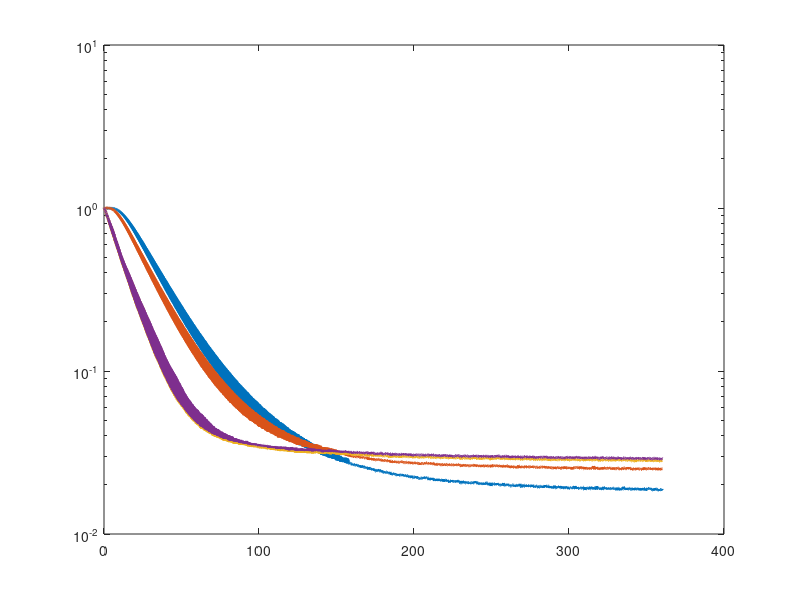
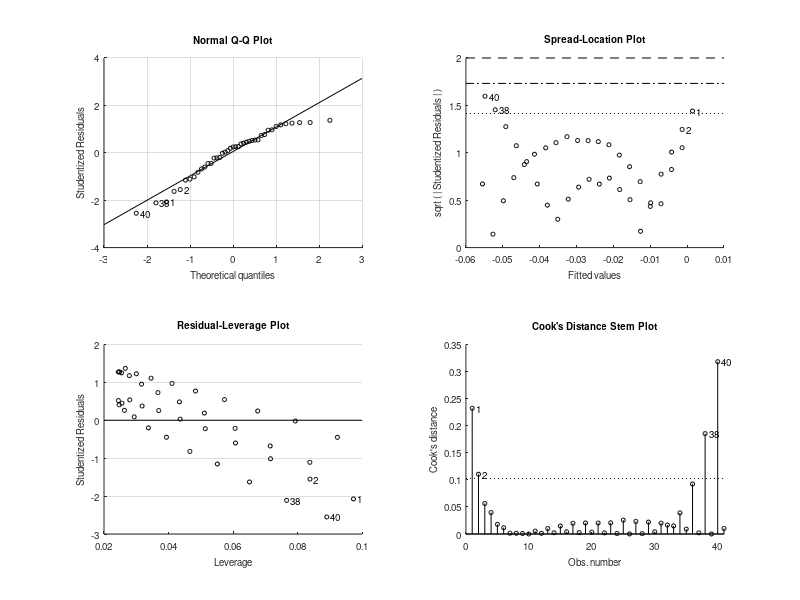

MATLAB code for these plots, in order: (Note: this script raises an error after producing the figures.)
function Heat_Conduction_Lab()
close all
clear all
clc

load('SphereData.mat')

%%%  --->  Data Analysis For all Four Trials  <---  %%%
% time_heat = [];
% theta_heat = [];
% lumped_cu_heat = [];
% T_heat = [];
% T_Center_Codel_heat = [];
% T_Surface_Model_heat = [];
% lumped_ss_heat = [];
% 
% time_cool = [];
% theta_cool = [];
% lumped_cu_cool = [];
% T_cool = [];
% T_Center_Codel_cool = [];
% T_Surface_Model_cool = [];
% lumped_ss_cool = [];


% for trial = 1:length(sphere_data)
%     
%     
% end

[t_heating,order_h] = sort([sphere_data(1).time;sphere_data(3).time]);
[t_cooling,order_c] = sort([sphere_data(2).time;sphere_data(4).time]);

T_heating = [sphere_data(1).ss_cent,sphere_data(1).ss_surf,sphere_data(1).cu_surf,sphere_data(1).cu_cent;
             sphere_data(3).ss_cent,sphere_data(3).ss_surf,sphere_data(3).cu_surf,sphere_data(3).cu_cent];
         
T_cooling = [sphere_data(2).ss_cent,sphere_data(2).ss_surf,sphere_data(2).cu_surf,sphere_data(2).cu_cent;
             sphere_data(4).ss_cent,sphere_data(4).ss_surf,sphere_data(4).cu_surf,sphere_data(4).cu_cent];
    
T_heating = T_heating(order_h,:);
T_cooling = T_cooling(order_c,:);

plot_data(t_heating,T_heating,'Heating')
plot_data(t_cooling,T_cooling,'Cooling')

end


function plot_data(t,T,trial)
% default plotting style
fs = 16;    % font size
ms = 10;    % marker size
lw = 2;     % line width

% load data from struct
% t = sphere_data(trial).time;    % Time (sec)
% T = [sphere_data(trial).ss_cent,sphere_data(trial).ss_surf,sphere_data(trial).cu_surf,sphere_data(trial).cu_cent];    % Sphere temperatures (C)


%%%  --->  Plot the temperature data  <---  %%%
figure
T_i = mean(T(1,:));%60;

fprintf("Ti = %.2f\n",T_i)

if trial == "Heating"
    T_inf = 60.0;
else
    T_inf = 29.2;
end

fprintf("T_inf = %.2f\n",T_inf)

theta = (T - T_inf)./(T_i - T_inf);
semilogy(t,theta,'linewidth',lw)
hold on

theta = log10(theta);

t_crop = t(40:80);
T1_crop = theta(40:80,1);
T2_crop = theta(40:80,2);
T3_crop = theta(40:80,3);
T4_crop = theta(40:80,4);

lin_T1 = fitlm(t_crop,T1_crop,'linear');
b_T1 = table2array(lin_T1.Coefficients(1,'Estimate'));
m_T1 = table2array(lin_T1.Coefficients(2,'Estimate'));

lin_T2 = fitlm(t_crop,T2_crop,'linear');
b_T2 = table2array(lin_T2.Coefficients(1,'Estimate'));
m_T2 = table2array(lin_T2.Coefficients(2,'Estimate'));

lin_T3 = fitlm(t_crop,T3_crop,'linear');
b_T3 = table2array(lin_T3.Coefficients(1,'Estimate'));
m_T3 = table2array(lin_T3.Coefficients(2,'Estimate'));

lin_T4 = fitlm(t_crop,T4_crop,'linear');
b_T4 = table2array(lin_T4.Coefficients(1,'Estimate'));
m_T4 = table2array(lin_T4.Coefficients(2,'Estimate'));


semilogy(t_crop,t_crop.*m_T1+b_T1,'k','LineWidth',2)%,t_crop,t_crop.*m_T2+b_T2,'k',t_crop,t_crop.*m_T3+b_T3,'k',t_crop,t_crop.*m_T4+b_T4,'k')


legend('Steel center','Steel surface','Copper center','Copper surface')
set(gca,'FontSize',fs-2);
xlabel('Time (sec)','Fontsize',fs)
ylabel('Temperature (\circC)','Fontsize',fs)
plot_title = sprintf('Sphere Temperatures : Trial %s',trial);
title(plot_title)


%%%  --->  Fit the copper sphere cooling curves  <---  %%%
figure
%     T_inf = 29.2;
%     T_i = 60.3;
r = 0.023875;   % radius (m)
V = (4/3)*pi*r^3;
As = 4*pi*r^2;
h = 2400; %initial value
rho = 8933; % kg/m^3
cp = 385;   % J/kgK
k = 401; % W/m*k

% Calculations
Bi = h*r/k;
fprintf('The Bi for copper, trial %s: %f\n',trial,Bi)
tau = rho*cp*V/(h*As);  % timne constant (sec)
T_copper = T_inf + (T_i-T_inf)*exp(-t/tau);

% Plot data
plot(t(1:10:end),T(1:10:end,3),'ro','linewidth',lw,'markersize',ms)
hold on
plot(t(1:10:end),T_copper(1:10:end),'linewidth',lw)
hold on

% Plot parameters
cu_title = sprintf('Copper sphere cooling : Trial %s',trial);
title(cu_title,'Fontsize',fs)
xlabel('Time (sec)','Fontsize',fs)
ylabel('Temperature (\circC)','Fontsize',fs)
legend('Center temperature','Lumped, h = 2400 W/m^2K')
set(gca,'FontSize',fs-2);


%h = determine_h(sphere_data(trial).cu_surf,T_i,T_inf,rho,V,As,cp,trial);

%log_dimensionless_temp(t,sphere_data(trial).cu_surf,sphere_data(trial).cu_cent,T_i,T_inf,trial,'Cu')

%lin_fit_logs(t,sphere_data(trial).cu_surf,sphere_data(trial).cu_cent,trial,'SS')

%determine_Bi(t,sphere_data(trial).cu_surf,T_i,T_inf,r,rho,cp,k,trial,'Cu')


%%%  --->  Steel sphere cooling curves  <---  %%%
figure
plot(t(1:10:end),T(1:10:end,1),'ro','linewidth',lw,'markersize',ms)    % plot the center data
hold on
plot(t(1:10:end),T(1:10:end,2),'bs','linewidth',lw,'markersize',ms)    % plot the edge data

h = 1550;   % adjustable guess for h --> 1250 initial value
rho = 8238; % kg/m^3
cp = 468;   % J/kgK
k = 13.4;   % W/mK
alpha = k./(rho*cp);
Bi = h*r/k;
r = 0.023875;   % radius (m)
V = (4/3)*pi*r^3;
As = 4*pi*r^2;
tau = rho*cp*V/(h*As);  % lumped time constant

% Bi number for steel
fprintf("Bi number for SS, trial %s: %f\n",trial,Bi)

% Find the first 15 series terms
clear lambda lambda_new
lambda = linspace(0,50,1000000);
% plot(lambda/pi,cot(lambda))
% hold on
% plot(lambda/pi,(1-Bi)./lambda)
% break

tol = 1e-4;
lambda = lambda(abs(cot(lambda) - (1-Bi)./lambda) < tol);  % find intersections
j = 1;  % index for temporary lambda vector
for i = 1:length(lambda) - 1    % remove duplicates
    if abs(lambda(i)-lambda(i+1)) > tol
        lambda_new(j) = lambda(i);
        j = j+1;
    end
end

lambda = lambda_new;
disp("Lambda:")
disp(lambda)
% length(lambda);      % check that there are 15 values
% plot(lambda,cot(lambda),'rs','linewidth',lw,'markersize',ms)
% ylim([-5 5])
% break


A = 2*(sin(lambda) - lambda.*cos(lambda))./(lambda - sin(lambda).*cos(lambda));
f = sin(0.9*lambda)./(0.9*lambda);    % position function f at the surface r = ro
Fo = alpha*t./r.^2;
T_center_model = ones(size(t)); % pre-allocate
T_surface_model = ones(size(t));

for i = 1:length(t)
    T_center_model(i) = T_inf+(T_i-T_inf)*sum(A.*exp(-lambda.^2*Fo(i)));
    T_surface_model(i) = T_inf+(T_i-T_inf)*sum(A.*exp(-lambda.^2*Fo(i)).*f);
end

% Plot series values
plot(t,T_center_model,'g','linewidth',lw)   % plot the model
hold on
plot(t,T_surface_model,'g','linewidth',lw)   % plot the model
hold on

% Plot lumped capacitance
T_steel = T_inf + (T_i-T_inf)*exp(-t/tau); % lumped
plot(t(1:10:end),T_steel(1:10:end),'b')

% figure properties
xlim([0 max(t)])
ss_title = sprintf('Steel sphere cooling : Trial %s',trial);
title(ss_title,'Fontsize',fs)
xlabel('Time (sec)','Fontsize',fs)
ylabel('Temperature (\circC)','Fontsize',fs)
legend('Center data','Surface data','Center Model','Surface Model','Lumped Capacitence')
set(gca,'FontSize',fs-2);


%log_dimensionless_temp(t,sphere_data(trial).ss_surf,sphere_data(trial).ss_cent,T_i,T_inf,trial,'SS')

%lin_fit_logs(t,sphere_data(trial).ss_surf,sphere_data(trial).ss_cent,trial,'SS')
end

function log_dimensionless_temp(t,T1,T2,T_i,T_inf,trial,material)
T1 = log((T1-T_inf) ./ (T_i-T_inf));
T2 = log((T2-T_inf) ./ (T_i-T_inf));

figure('Name','Dimensionless Temp')
plot(t(1:10:end),T1(1:10:end),'ro',t(1:10:end),T2(1:10:end),'bo')%,t,T_i,t,T_inf)
hold on

t_crop = t(40:200);
T1_crop = T1(40:200);
T2_crop = T2(40:200);

% linear fits
lin_br = fitlm(t_crop,T1_crop,'linear');
b_T1 = table2array(lin_br.Coefficients(1,'Estimate'));
m_T1 = table2array(lin_br.Coefficients(2,'Estimate'));

lin_br = fitlm(t_crop,T2_crop,'linear');
b_T2 = table2array(lin_br.Coefficients(1,'Estimate'));
m_T2 = table2array(lin_br.Coefficients(2,'Estimate'));

% plot(t_crop,T1_crop,'bo',t_crop,T2_crop,'go')
% hold on
if material == "SS"
    t_plot = [t_crop-20:t_crop+100];
else
    t_plot = [t_crop-20:t_crop+50];
end
plot(t_plot,t_plot*m_T1+b_T1,'k',t_plot,t_plot*m_T2+b_T2,'k')

plot_title = sprintf('Log of Dimensionless Temp: %s : Trial %d',material,trial);
title(plot_title)
xlabel('Time (s)','FontSize',16)
ylabel('Temperature (\circC)','FontSize',16)
legend('Surface','Center')
end


function lin_fit_logs(t,T1,T2,trial,material)
t = t(20:40);
T1 = T1(20:40);
T2 = T2(20:40);

% linear fit for brass
lin_br = fitlm(t,T1,'linear');
b_T1 = table2array(lin_br.Coefficients(1,'Estimate'));
m_T1 = table2array(lin_br.Coefficients(2,'Estimate'));

lin_br = fitlm(t,T2,'linear');
b_T2 = table2array(lin_br.Coefficients(1,'Estimate'));
m_T2 = table2array(lin_br.Coefficients(2,'Estimate'));

figure
plot_title = sprintf("Linear fir for %s, trial %d",material,trial);

plot(t,T1,'bo',t,T2,'go')
hold on
plot(t,t*m_T1+b_T1,'k',t,t*m_T2+b_T2,'k')

title(plot_title,'Fontsize',16)
xlabel('Time (s)','linewidth',2)
ylabel('ln(\theta)','linewidth',2)

end


function h = determine_h(T_sur,T_i,T_inf,rho,V,A_s,C,trial)

q = (rho*V*C.*(T_i-T_inf));

rhs = A_s.*(T_sur(1:20)-T_inf);

h = rhs\q;

fprintf('H for trial %d: %.2f\n',trial,h)

end


function determine_Bi(t,T_sur,T_i,T_inf,r,rho,C,k,trial,material)

theta = (T_sur-T_inf) ./ (T_i-T_inf);
Bi = log(theta) .* ((-(r^2)*rho*C) ./ (t*k));

Bi = mean(Bi);
fprintf('The Bi number for %s, trial %d: %.3f\n',material,trial,Bi)

end
